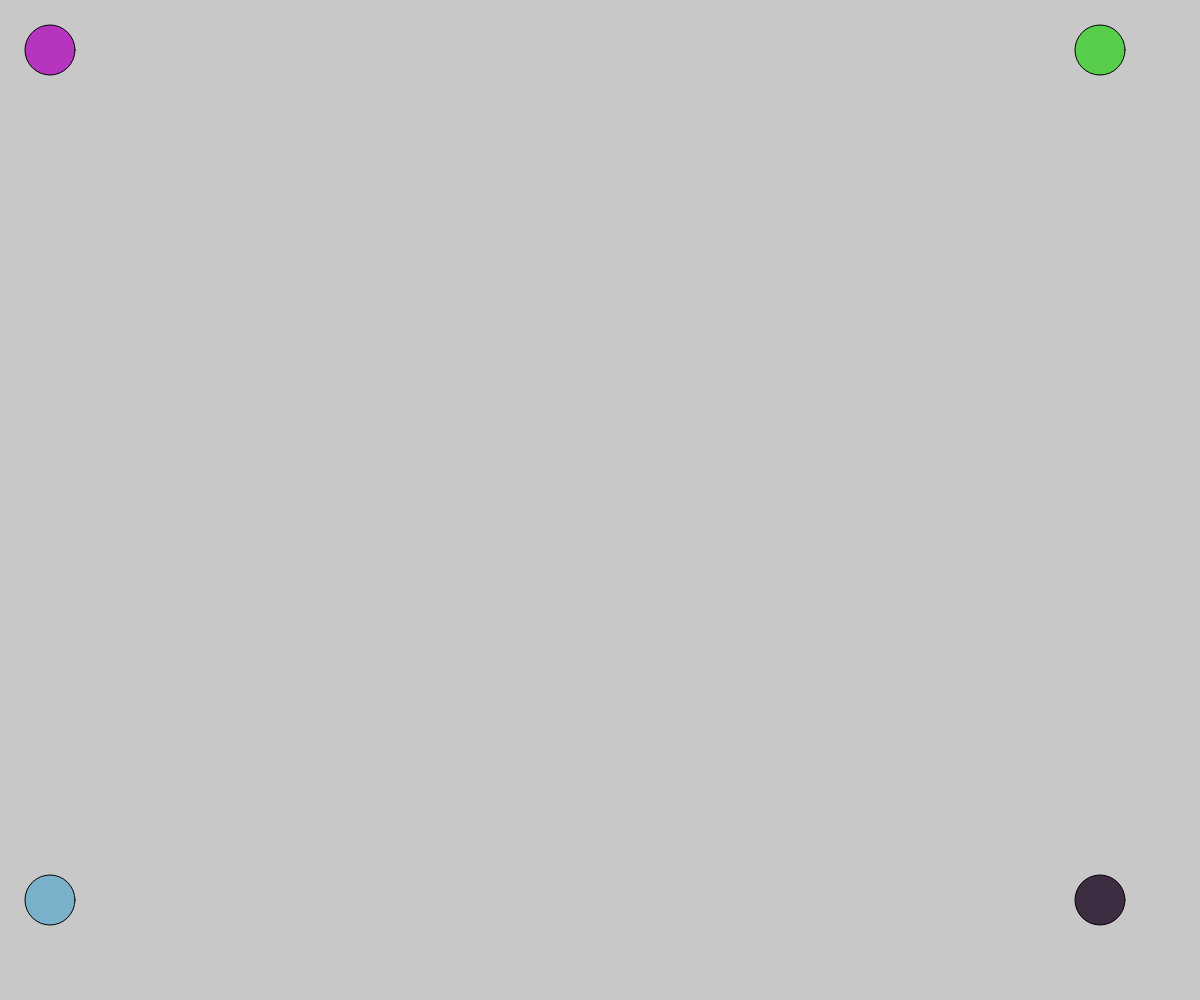
Frame 1 (no input)
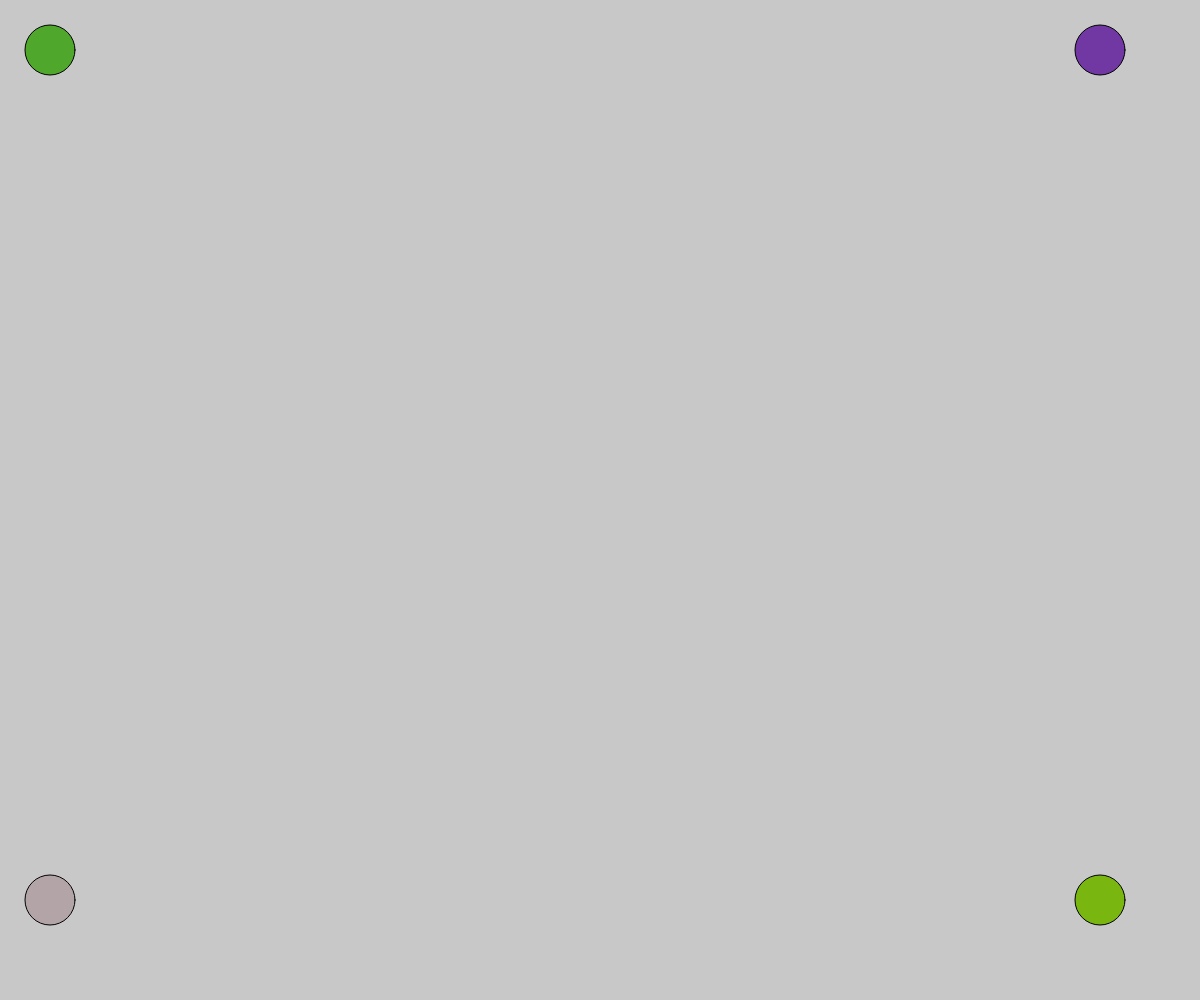
Frame 60 (no input)
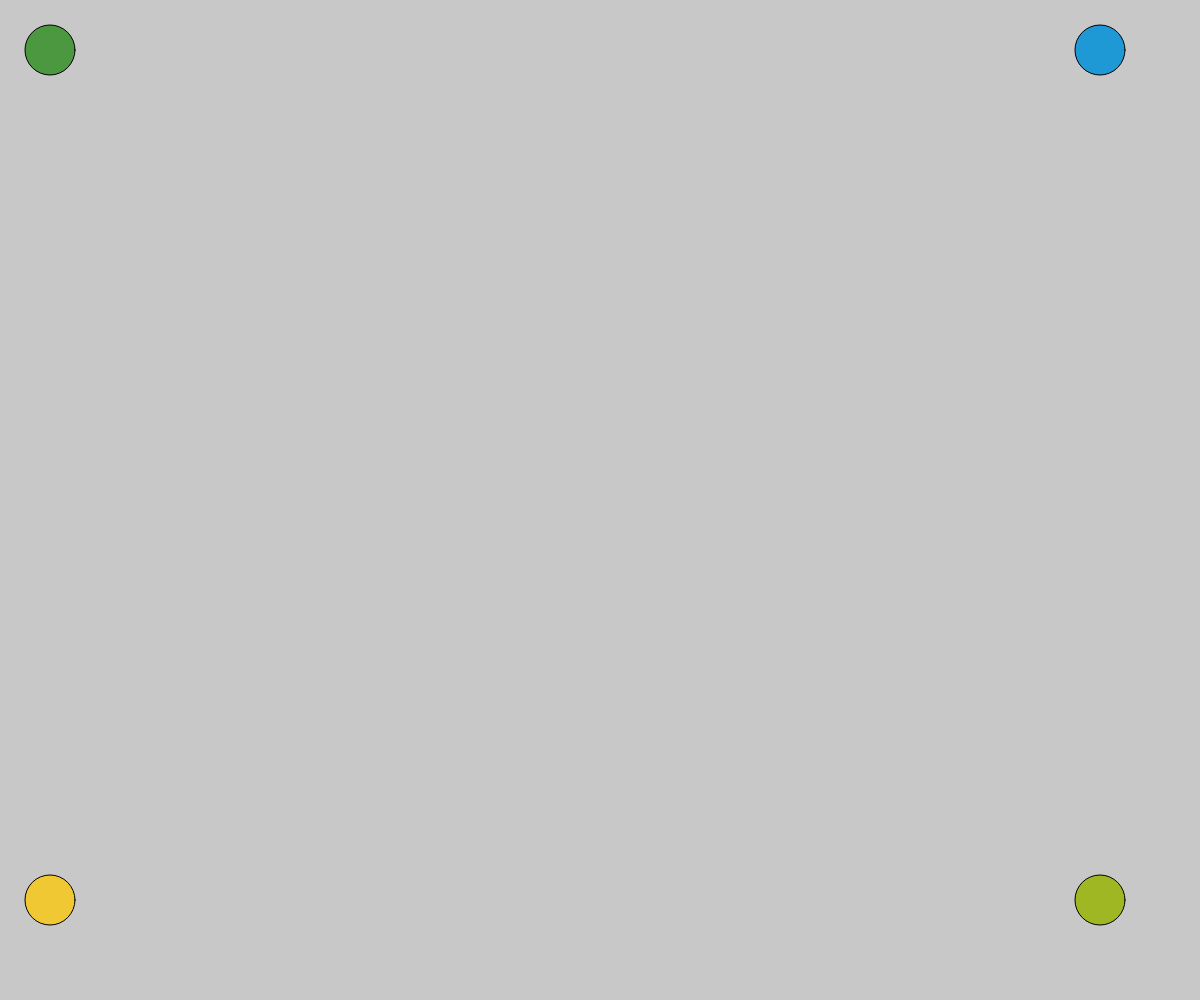
Frame 120 (the mouse pressed at the canvas centre since frame 60)

The p5.js sketch that drew these frames (run headless with seeded random() and noise() and a simulated clock; from frame 60 on, the mouse is pressed at the canvas centre):

// p5.js sketch
// ── sketch.js
listofcircle=[];

function setup() {
	createCanvas(windowWidth, windowHeight);

	for(i=0 ; i <4; i++){

		if (i ==0){
			listofcircle.push({
				x:50 ,
				y:50
						
	
			})			
		}else if(i==1){
			listofcircle.push({
				x:windowWidth-100 ,
				y:0+50
						
	
			})	

		}else if (i==2){
			listofcircle.push({
				x:windowWidth-100,
				y:windowHeight-100
						
	
			})	
		

		}else if (i==3){
			listofcircle.push({
				x:50,
				y:windowHeight-100
						
	
			})	

		}
		// listofcircle.push({
		// 	x:70 ,
		// 	y:80		

		// })


	}


}


function draw() {
	
	background(200)
	for(i=0 ; i<4; i++){
		x=listofcircle[i].x
		y=listofcircle[i].y
		
		r=random(255);
		g=random(255);
		b=random(255);
		fill (r,g,b);
	
	ellipse(x,y,50,50);
	}

}
